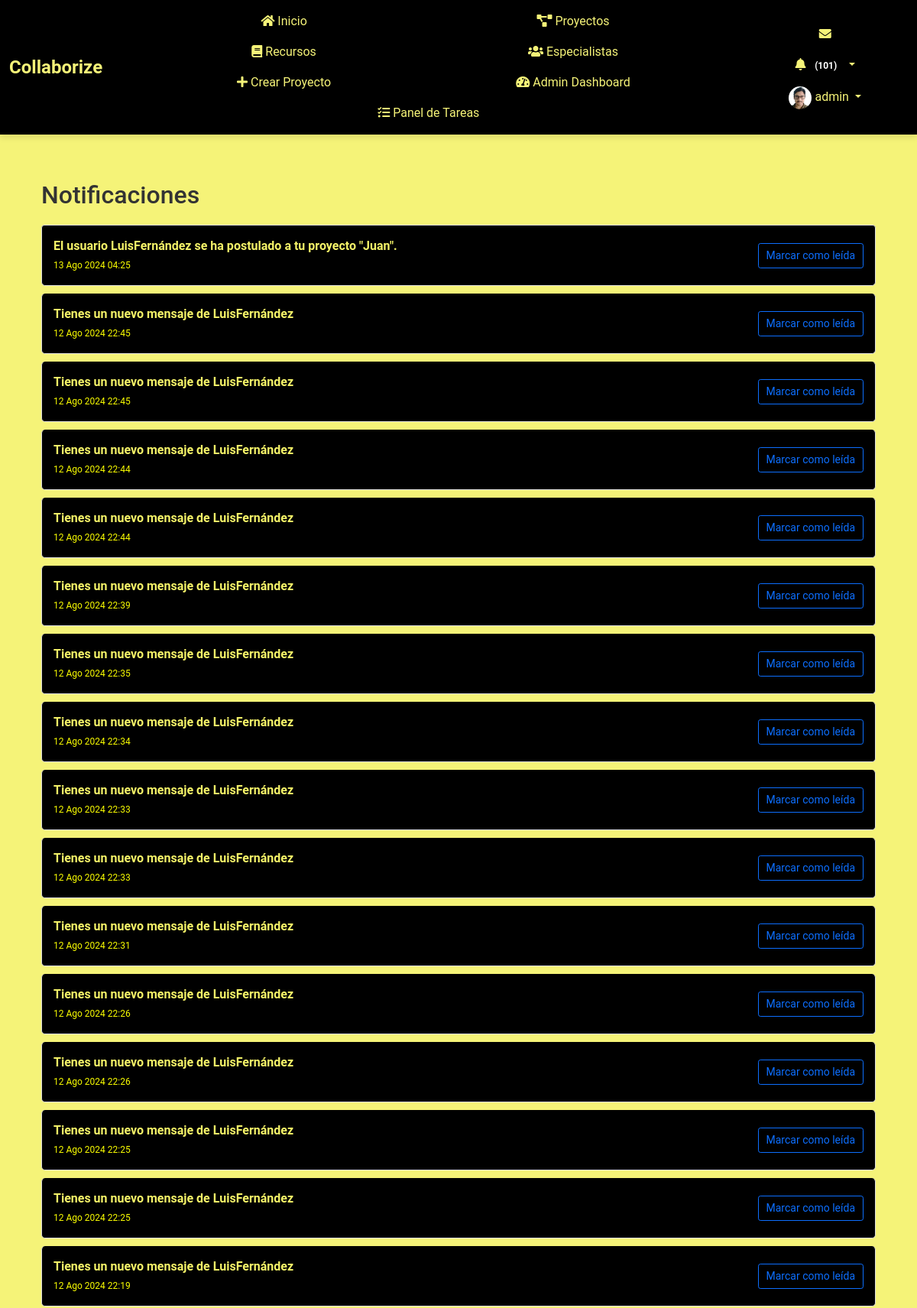
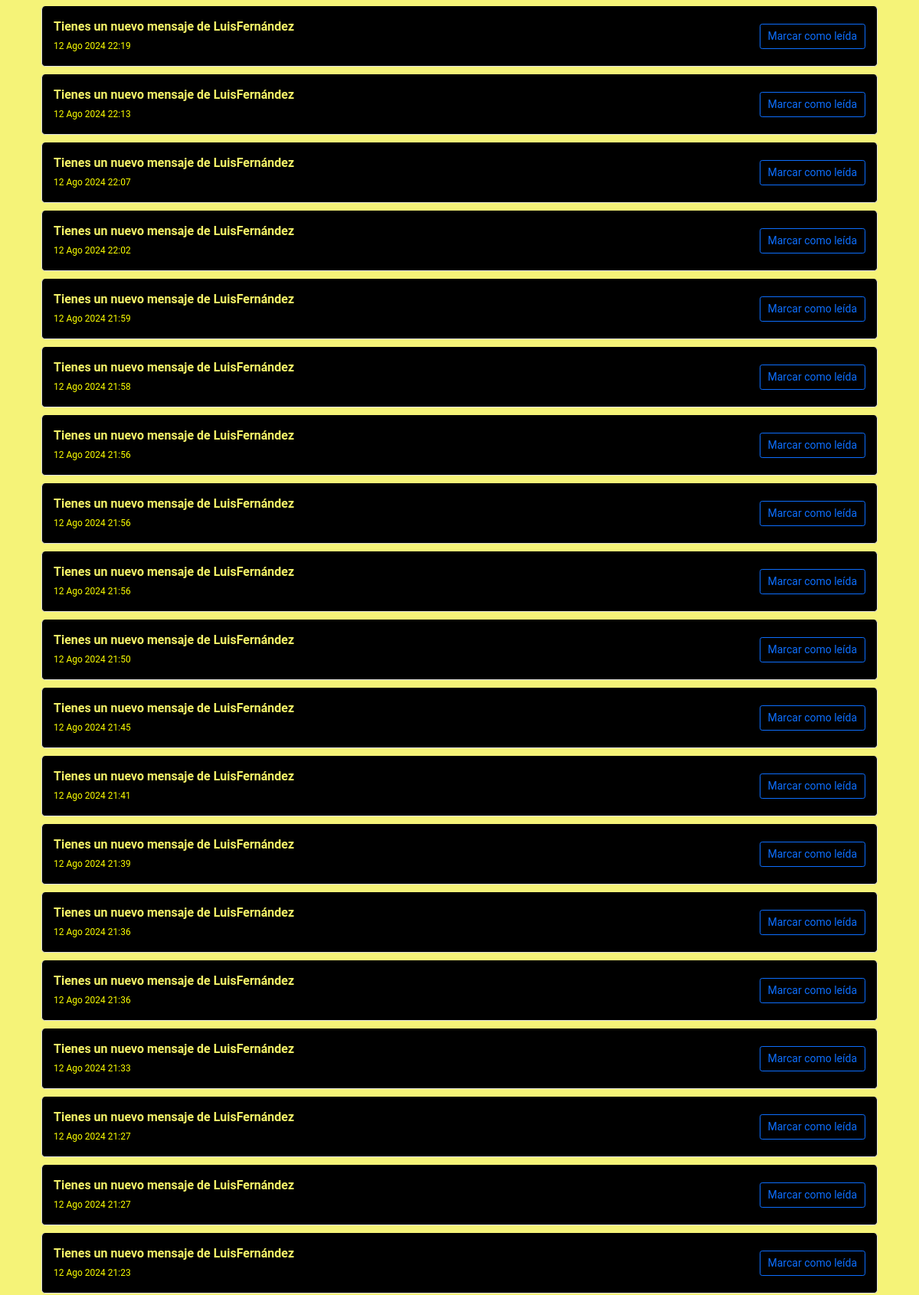
The page /notificaciones/ (signed in, upper part) on the database its author committed (2 pictures, top to bottom).
### myapp/models.py (models this page shows, shortened)
class Perfil(models.Model):
    user = models.OneToOneField(User, on_delete=models.CASCADE)
    nombre = models.CharField(max_length=30, blank=True, null=True)
    apellido = models.CharField(max_length=30, blank=True, null=True)
    telefono = models.CharField(max_length=15, blank=True, null=True)
    fecha_nacimiento = models.DateField(null=True, blank=True)
    avatar = models.ImageField(upload_to='avatars/', null=True, blank=True)
    website = models.URLField(max_length=200, blank=True, null=True)
    twitter = models.URLField(max_length=200, blank=True, null=True)
    facebook = models.URLField(max_length=200, blank=True, null=True)
    linkedin = models.URLField(max_length=200, blank=True, null=True)
    habilidad_1 = models.CharField(max_length=100, blank=True, null=True)
    habilidad_2 = models.CharField(max_length=100, blank=True, null=True)
    habilidad_3 = models.CharField(max_length=100, blank=True, null=True)
    experiencia = models.TextField(blank=True, null=True)
    especialidad = models.CharField(max_length=200, blank=True, null=True)
    ubicacion = models.CharField(max_length=200, blank=True, null=True)
    disponibilidad = models.BooleanField(blank=True, null=True)

class Notificacion(models.Model):
    receptor = models.ForeignKey(User, on_delete=models.CASCADE)
    mensaje = models.TextField()
    url = models.CharField(max_length=200, default='/mensajes/')  # Provee un valor por defecto
    leido = models.BooleanField(default=False)
    fecha_creacion = models.DateTimeField(auto_now_add=True)

### myapp/views.py (the view)
# urls.py: path('notificaciones/', views.listar_notificaciones, name='listar_notificaciones'),
@login_required
def listar_notificaciones(request):
    notificaciones = Notificacion.objects.filter(receptor=request.user).order_by('-fecha_creacion')
    return render(request, 'myapp/notificaciones.html', {'notificaciones': notificaciones})

### myapp/templates/myapp/notificaciones.html (shortened to what this page needs)
{% extends 'myapp/base.html' %}
{% load static %}
{% block content %}
<link rel="stylesheet" href="{% static 'css/notificaciones.css' %}">
<div class="container">
    <h2>Notificaciones</h2>
    <ul class="list-group">
        {% for notificacion in notificaciones %}
        <li id="notificacion-{{ notificacion.id }}" class="list-group-item {% if notificacion.leida %}list-group-item-secondary{% else %}list-group-item-light{% endif %}">
            <div class="notificacion-content">
                <a href="{{ notificacion.url }}" class="notificacion-mensaje">{{ notificacion.mensaje }}</a>
                <br>
                <small class="notificacion-fecha">{{ notificacion.fecha_creacion|date:"d M Y H:i" }}</small>
            </div>
            <div class="notificacion-actions">
                {% if notificacion.leida %}
                <span class="badge badge-success">Leída</span>
                {% else %}
                <button class="btn btn-sm btn-outline-primary marcar-leida" data-id="{{ notificacion.id }}">Marcar como leída</button>
                {% endif %}
            </div>
        </li>
        {% endfor %}
    </ul>
</div>
{% endblock %}

### myapp/templates/myapp/base.html (shortened to what this page needs)
<!DOCTYPE html>
<html lang="es">
<head>
    {% load static %}
    <link rel="stylesheet" href="https://cdn.jsdelivr.net/npm/bootstrap@5.1.3/dist/css/bootstrap.min.css">
    <link rel="stylesheet" href="https://cdnjs.cloudflare.com/ajax/libs/font-awesome/5.15.4/css/all.min.css">
    <link rel="stylesheet" href="https://cdn.jsdelivr.net/npm/@icon/entypo@1.0.3/entypo.css">
    <link rel="stylesheet" href="https://cdnjs.cloudflare.com/ajax/libs/bootstrap-datepicker/1.9.0/css/bootstrap-datepicker.min.css">
    <link rel="stylesheet" href="{% static 'css/style.css' %}">
    <link rel="stylesheet" href="{% static 'css/ver_perfil.css' %}">
    <link rel="stylesheet" href="{% static 'css/register.css' %}">
</head>
<body>
    {% if user.is_authenticated %}
    <header>
        <nav class="navbar navbar-expand-lg fixed-top custom-navbar">
            <div class="container-fluid d-flex justify-content-between align-items-center">
                <a class="navbar-brand" href="{% url 'index' %}">
                    <span style="font-weight: bold; color: #f5f378; font-size: 1.5rem;">Collaborize</span>
                </a>
                <div class="collapse navbar-collapse justify-content-between" id="navbarNav">
                    <ul class="navbar-nav mx-auto">
                        <li class="nav-item"><a class="nav-link" href="{% url 'index' %}"><i class="fas fa-home"></i> Inicio</a></li>
                        <li class="nav-item"><a class="nav-link" href="{% url 'proyecto_lista' %}"><i class="fas fa-project-diagram"></i> Proyectos</a></li>
                        <li class="nav-item"><a class="nav-link" href="{% url 'listar_recursos' %}"><i class="fas fa-book"></i> Recursos</a></li>
                        <li class="nav-item"><a class="nav-link" href="{% url 'listar_especialistas' %}"><i class="fas fa-users"></i> Especialistas</a></li>
                        {% if user.is_staff %}
                        <li class="nav-item"><a class="nav-link" href="{% url 'crear_proyecto' %}"><i class="fas fa-plus"></i> Crear Proyecto</a></li>
                        <li class="nav-item"><a class="nav-link" href="{% url 'admin_dashboard' %}"><i class="fas fa-tachometer-alt"></i> Admin Dashboard</a></li>
                        <li class="nav-item"><a class="nav-link" href="{% url 'admin_panel_tareas' %}"><i class="fas fa-tasks"></i> Panel de Tareas</a></li>
                        {% endif %}
                    </ul>
                    <ul class="navbar-nav ms-auto">
                        <li class="nav-item">
                            <a class="nav-link" href="{% url 'listar_mensajes' %}"><i class="fas fa-envelope"></i>
                            </a>
                        </li>
                        <li class="nav-item dropdown">
                            <a class="nav-link dropdown-toggle" href="#" id="notificacionesDropdown" role="button" data-bs-toggle="dropdown" aria-haspopup="true" aria-expanded="false">
                                <i class="fas fa-bell"></i>
                                <span id="notificaciones-count" class="badge badge-danger"></span>
                            </a>
                        </li>
                        <li class="nav-item dropdown">
                            <a class="nav-link dropdown-toggle" href="#" id="perfilDropdown" role="button" data-bs-toggle="dropdown" aria-haspopup="true" aria-expanded="false">
                                <img src="{% if user.perfil.avatar %}{{ user.perfil.avatar.url }}{% else %}{% static 'images/default_avatar.png' %}{% endif %}" alt="Foto de perfil" class="rounded-circle" width="30" height="30">
                                {{ user.username }}
                            </a>
                        </li>
                    </ul>
                </div>
            </div>
        </nav>
    </header>
    {% endif %}
    <main class="container">
        {% block content %}{% endblock %}
    </main>
</body>
</html>

### myapp/static/css/style.css (style rules this page uses)
body { padding-top: 0.1px; background-color: #f5f378; font-family: 'Roboto', sans-serif; color: #333; }
.navbar.custom-navbar { background-color: #343a40; z-index: 1000; position: fixed; top: 0; width: 100%; box-shadow: 0 4px 8px rgba(0, 0, 0, 0.1); }
.navbar.custom-navbar .navbar-nav .nav-link { color: #f5f378; transition: color 0.3s; }
.navbar.custom-navbar .navbar-brand { color: #f5f378; font-weight: bold; font-size: 1.5rem; transition: color 0.3s; }
.navbar .nav-item { margin-left: 1rem; }
@media (max-width: 1200px) { .navbar.custom-navbar .navbar-nav { flex-wrap: wrap; justify-content: center; } }
@media (max-width: 1200px) { .navbar.custom-navbar .navbar-nav .nav-item { flex: 0 0 45%; text-align: center; } }
.container { margin-top: 20px; }

### myapp/static/css/register.css (style rules this page uses)
body { background-color: #dcc4fa; }

### myapp/static/css/notificaciones.css (style rules this page uses)
.container { margin-top: 20px; }
h2 { margin-bottom: 20px; }
.list-group-item { display: flex; justify-content: space-between; align-items: center; padding: 15px; border: 1px solid #ddd; border-radius: 5px; margin-bottom: 10px; transition: background-color 0.3s ease; }
.list-group-item-light { background-color: #000000; }
.notificacion-content { flex-grow: 1; }
.notificacion-actions { margin-left: 20px; }
.notificacion-actions .btn { padding: 5px 10px; font-size: 14px; }
.notificacion-mensaje { font-weight: bold; color: #f5f368; text-decoration: none; }
.notificacion-fecha { font-size: 12px; color: #fbff00; }

### myapp/templates/myapp/base.html (style rules this page uses)
body { background-color: #f5f378; }
.navbar.custom-navbar { background-color: #000000; z-index: 1000; }
.navbar.custom-navbar .navbar-nav .nav-link { color: #f5f378; }
.navbar.custom-navbar .navbar-brand { color: #f5f378; }
.navbar .nav-item { margin-left: 1rem; }
@media (max-width: 1200px) { .navbar.custom-navbar .navbar-nav { flex-wrap: wrap; justify-content: center; } }
@media (max-width: 1200px) { .navbar.custom-navbar .navbar-nav .nav-item { flex: 0 0 45%; text-align: center; } }

### rows shown on the page
Notificacion: mensaje "El usuario LuisFernández se ha postulado a tu proyecto \"Juan\".", fecha_creacion "13 Ago 2024 04:25"
Notificacion: mensaje "Tienes un nuevo mensaje de LuisFernández", fecha_creacion "12 Ago 2024 22:45"
Notificacion: mensaje "Tienes un nuevo mensaje de LuisFernández", fecha_creacion "12 Ago 2024 22:45"
Notificacion: mensaje "Tienes un nuevo mensaje de LuisFernández", fecha_creacion "12 Ago 2024 22:44"
Notificacion: mensaje "Tienes un nuevo mensaje de LuisFernández", fecha_creacion "12 Ago 2024 22:44"
Notificacion: mensaje "Tienes un nuevo mensaje de LuisFernández", fecha_creacion "12 Ago 2024 22:39"
Notificacion: mensaje "Tienes un nuevo mensaje de LuisFernández", fecha_creacion "12 Ago 2024 22:35"
Notificacion: mensaje "Tienes un nuevo mensaje de LuisFernández", fecha_creacion "12 Ago 2024 22:34"
Notificacion: mensaje "Tienes un nuevo mensaje de LuisFernández", fecha_creacion "12 Ago 2024 22:33"
Notificacion: mensaje "Tienes un nuevo mensaje de LuisFernández", fecha_creacion "12 Ago 2024 22:33"
Notificacion: mensaje "Tienes un nuevo mensaje de LuisFernández", fecha_creacion "12 Ago 2024 22:31"
Notificacion: mensaje "Tienes un nuevo mensaje de LuisFernández", fecha_creacion "12 Ago 2024 22:26"
Notificacion: mensaje "Tienes un nuevo mensaje de LuisFernández", fecha_creacion "12 Ago 2024 22:26"
Notificacion: mensaje "Tienes un nuevo mensaje de LuisFernández", fecha_creacion "12 Ago 2024 22:25"
Notificacion: mensaje "Tienes un nuevo mensaje de LuisFernández", fecha_creacion "12 Ago 2024 22:25"
Notificacion: mensaje "Tienes un nuevo mensaje de LuisFernández", fecha_creacion "12 Ago 2024 22:19"
Notificacion: mensaje "Tienes un nuevo mensaje de LuisFernández", fecha_creacion "12 Ago 2024 22:19"
Notificacion: mensaje "Tienes un nuevo mensaje de LuisFernández", fecha_creacion "12 Ago 2024 22:13"
Notificacion: mensaje "Tienes un nuevo mensaje de LuisFernández", fecha_creacion "12 Ago 2024 22:07"
Notificacion: mensaje "Tienes un nuevo mensaje de LuisFernández", fecha_creacion "12 Ago 2024 22:02"
Notificacion: mensaje "Tienes un nuevo mensaje de LuisFernández", fecha_creacion "12 Ago 2024 21:59"
Notificacion: mensaje "Tienes un nuevo mensaje de LuisFernández", fecha_creacion "12 Ago 2024 21:58"
Notificacion: mensaje "Tienes un nuevo mensaje de LuisFernández", fecha_creacion "12 Ago 2024 21:56"
Notificacion: mensaje "Tienes un nuevo mensaje de LuisFernández", fecha_creacion "12 Ago 2024 21:56"
Notificacion: mensaje "Tienes un nuevo mensaje de LuisFernández", fecha_creacion "12 Ago 2024 21:56"
Notificacion: mensaje "Tienes un nuevo mensaje de LuisFernández", fecha_creacion "12 Ago 2024 21:50"
Notificacion: mensaje "Tienes un nuevo mensaje de LuisFernández", fecha_creacion "12 Ago 2024 21:45"
Notificacion: mensaje "Tienes un nuevo mensaje de LuisFernández", fecha_creacion "12 Ago 2024 21:41"
Notificacion: mensaje "Tienes un nuevo mensaje de LuisFernández", fecha_creacion "12 Ago 2024 21:39"
Notificacion: mensaje "Tienes un nuevo mensaje de LuisFernández", fecha_creacion "12 Ago 2024 21:36"
Notificacion: mensaje "Tienes un nuevo mensaje de LuisFernández", fecha_creacion "12 Ago 2024 21:36"
Notificacion: mensaje "Tienes un nuevo mensaje de LuisFernández", fecha_creacion "12 Ago 2024 21:33"
Notificacion: mensaje "Tienes un nuevo mensaje de LuisFernández", fecha_creacion "12 Ago 2024 21:27"
Notificacion: mensaje "Tienes un nuevo mensaje de LuisFernández", fecha_creacion "12 Ago 2024 21:27"
Notificacion: mensaje "Tienes un nuevo mensaje de LuisFernández", fecha_creacion "12 Ago 2024 21:23"

### other values the page prints
{{ user.username }} "admin"
